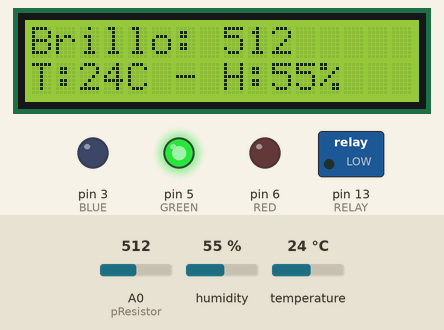
The sketch below on a simulated Arduino Uno, built with avr-gcc and run on an emulated ATmega328P. On the bench: 16×2 character LCD, switched loads named in the sketch (green lamp = pin HIGH), output pins drawn as LEDs (lit = HIGH). The inputs (shaded band) are chosen by the test bench; at power-on: A0 (pResistor) = 512, humidity 55 %, temperature 24 °C. What the sketch prints to the serial monitor is not drawn.

Above: at 1.2 s.
1.3 s: A0 (pResistor) set to 362
At 1.7 s:
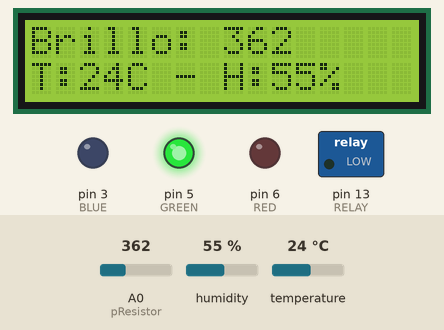
2.8 s: A0 (pResistor) set to 334
At 3.2 s:
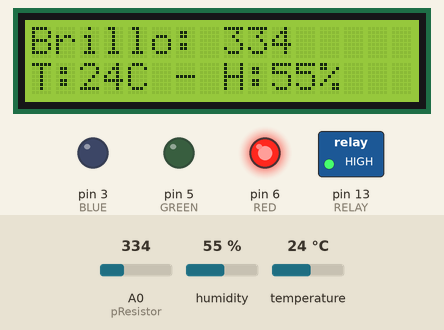
4.3 s: humidity set to 22 %
At 4.8 s:
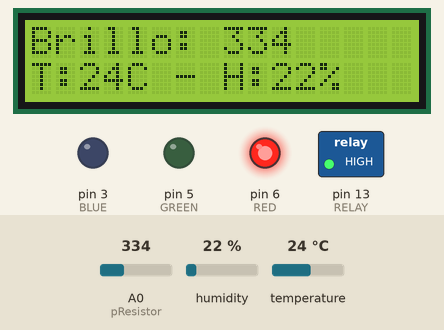
5.9 s: temperature set to 12 °C
At 6.3 s:
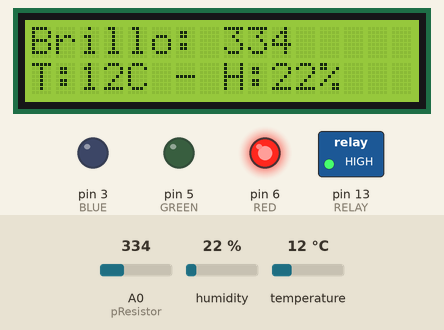
7.4 s: A0 (pResistor) set to 11
At 8.7 s:
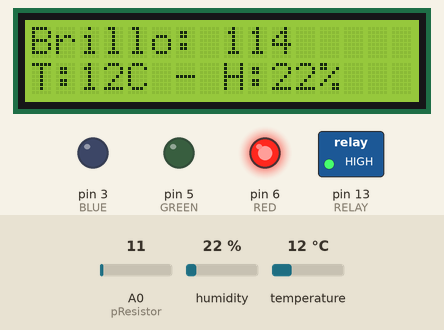
9.0 s: A0 (pResistor) set to 8
At 10.0 s:
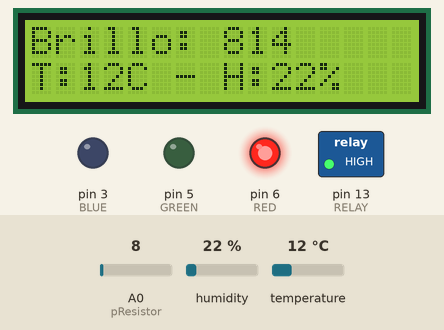
Timing chart, 0 to 11.5 s (numbered marks = the images above; inputs shaded):
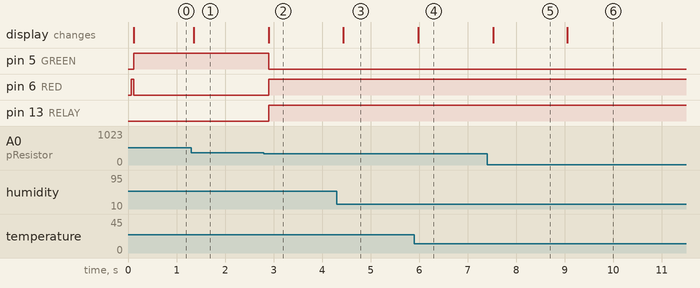

The sketch:

Proyecto_v0.2.ino
```cpp
#include <LiquidCrystal.h>
#include <SimpleDHT.h>

// iniciaiza el objeto de LCD  con los respectivos pines conectados
LiquidCrystal lcd(7, 8, 9, 10, 11, 12);

int pinDHT11 = 2;                   // Este es el pin al que se conecta el sensor
SimpleDHT11 dht11;                  // Es el objeto que representa al sensor

const int pResistor = A0;       // El pin correspondiente al Fotoresistor
int value;                      // Variable que almacenará los valores del fotoresistor (0-1023)

#define BLUE 3
#define GREEN 5
#define RED 6

int RELAY = 13;

void setup() {
  lcd.begin(16, 2);             // se inicializa el numero de columnas y filas de la pantalla
  pinMode(pResistor, INPUT);     // Se inicializa el pin para el fotoresistor

  pinMode(RED, OUTPUT);         //Se definen los modos del pin
  pinMode(GREEN, OUTPUT);
  pinMode(BLUE, OUTPUT);
  pinMode(RELAY, OUTPUT);
  digitalWrite(RED, HIGH);      //Se define el pin inicla
  digitalWrite(GREEN, LOW);
  digitalWrite(BLUE, LOW);
  Serial.begin(9600);
  lcd.print("Bienvenido!");   // Se emprime un mensaje en la pantalla.
}

//definir variables para los cambios del led
int redValue;
int greenValue;
int blueValue;

void loop() {
  // start working...

  byte temperature = 0;                 // Elementos que almacenarán la indormación entragada por
  byte humidity = 0;                    // el sensor, sin ser procesadas.
  byte data[40] = {0};                  // Arreglo que contiene los datos entregados por el sensor

  if (dht11.read(pinDHT11, &temperature, &humidity, data)) {
    Serial.println("DHT11 - error de lectura");
    return;
  }

  Serial.print("Muestra RAW Bits: ");
  for (int i = 0; i < 40; i++) {
    Serial.print((int)data[i]);
    if (i > 0 && ((i + 1) % 4) == 0) {
      Serial.print(' ');
    }
  }

  value = analogRead(pResistor);
  Serial.print("Brillo ");
  Serial.println(value);        // Se mostrara el valor almacenado del fotoresistor

  Serial.print("Sample OK: ");
  int temp = (int)temperature;
  int hum = (int)humidity;
  lcd.setCursor(0, 0);
  lcd.print(String("Brillo: ") + String(value));
  lcd.setCursor(0, 1); // Se inicia en el cursor en la columna 0 y fila 1
  lcd.print(String("T:") + String(temp) + String("C - H:") + String(humidity) + String("%"));
#define delayTime 10
  redValue = 0;
  greenValue = 255;
  blueValue = 0;
  digitalWrite(RELAY, LOW);
  // digitalWrite(ENABLE,LOW);
  if (int(value) <= 350) {
    digitalWrite(RELAY, HIGH); // Giro para un lado
    redValue = 255;
    greenValue = 0;
    analogWrite(RED, redValue);
    analogWrite(GREEN, greenValue);
  } else {

    greenValue = 255;
    redValue = 0;
    analogWrite(RED, redValue);
    analogWrite(GREEN, greenValue);
  }
  delay(100); // Se pausa por un segundo, dado que la muestra del sensor se realiza a 1Hz
}
```

Measured:
- the behaviour switches between 351 and 350 on A0 (pResistor) (found by bisection; images 1 and 2)
- after the input at 1.3 s, the display: changes after 0.05 s (image 1)
- after the input at 2.8 s, pin 5 (GREEN): HIGH → LOW after 0.10 s; pin 6 (RED), pin 13 (RELAY): LOW → HIGH after 0.10 s; the display: changes after 0.10 s (image 2)
- after the input at 4.3 s, the display: changes after 0.14 s (image 3)
- after the input at 5.9 s, the display: changes after 0.08 s (image 4)
- after the input at 7.4 s, the display: changes after 0.12 s (image 5)
- after the input at 9.0 s, the display: changes after 0.05 s (image 6)
